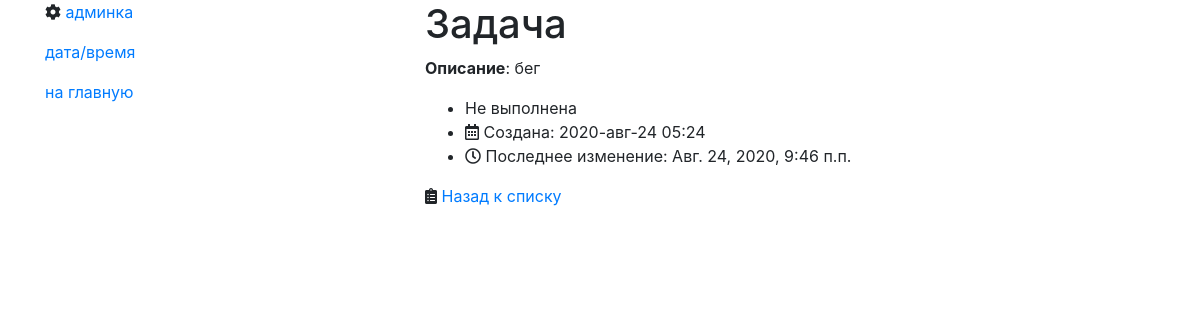
Screenshot of /details/3 with the database file from the repository.
### tasks/models.py (models this page shows, shortened)
class TodoItem(models.Model):
    PRIORITY_HIGH = 1
    PRIORITY_MEDIUM = 2
    PRIORITY_LOW = 3
    PRIORITY_CHOICES = [
        (PRIORITY_HIGH, "Высокий приоритет"),
        (PRIORITY_MEDIUM, "Средний приоритет"),
        (PRIORITY_LOW, "Низкий приоритет"),
    ]
    description = models.TextField("описание")
    is_completed = models.BooleanField("выполнено", default=False)
    created = models.DateTimeField(auto_now_add=True)
    updated = models.DateTimeField(auto_now=True)
    owner = models.ForeignKey(
        User, on_delete=models.CASCADE, related_name="tasks"
    )
    priority = models.IntegerField(
        "Приоритет", choices=PRIORITY_CHOICES, default=PRIORITY_MEDIUM
    )
    category = models.ManyToManyField(Category, blank=True)
    class Meta:
        verbose_name = 'Задача'
        verbose_name_plural = 'Задачи'
    def __str__(self):
        return self.description.lower()

### tasks/views.py (the view)
# urls.py: path("details/<int:pk>", views.TaskDetailsView.as_view(), name="details"),
class TaskDetailsView(DetailView):
    model = TodoItem
    template_name = "tasks/details.html"

### tasks/templates/tasks/details.html (shortened to what this page needs)
{% extends "base.html" %}
{% block main_content %}
  <h1>Задача</h1>
  <p><b>Описание</b>: {{ object }}</p>
  <ul>
    <li>
      {{ object.is_completed|yesno:"Выполнена,Не выполнена" }}
    </li>
    <li><i class="far fa-calendar-alt"></i>&nbsp;Создана: {{ object.created|date:"Y-b-d H:i" }}</li>
    <li><i class="far fa-clock"></i>&nbsp;Последнее изменение: {{ object.updated }}</li>
  </ul>
  <i class="fas fa-clipboard-list"></i>&nbsp;<a href="{% url "tasks:list" %}">Назад к списку</a>
{% endblock %}

### rows the page displays
TodoItem: description "бег", is_completed "Не выполнена", created "2020-авг-24 05:24", updated "Авг. 24, 2020, 9:46 п.п."
